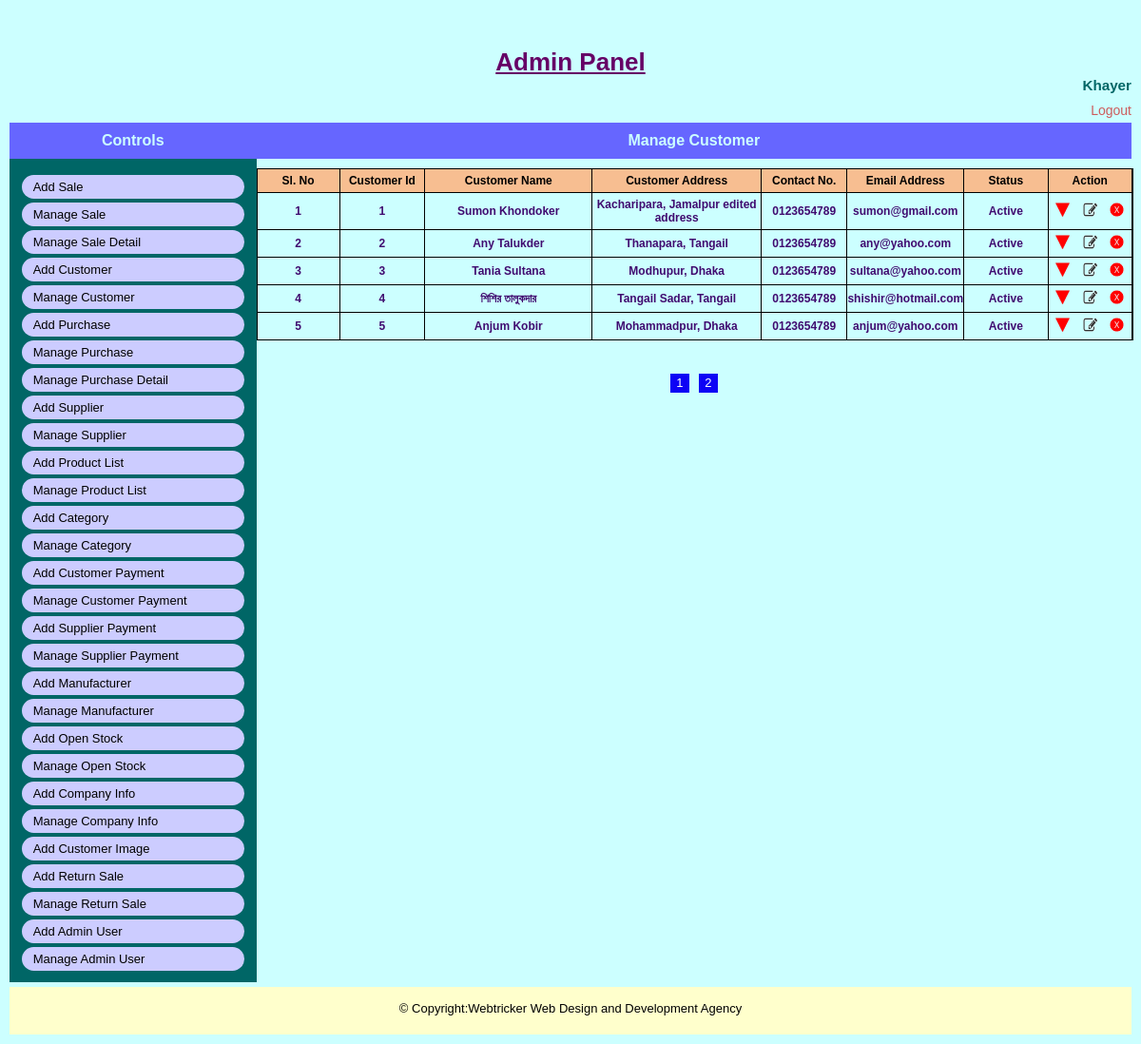
The app's page /admin/manage_customer.php (signed in) with its own data.
### tables this page shows
CREATE TABLE `tbl_customer_info` (
  `customer_id` int(4) NOT NULL,
  `first_name` varchar(50) NOT NULL,
  `last_name` varchar(50) NOT NULL,
  `address` text NOT NULL,
  `contact_no` varchar(11) NOT NULL,
  `email_address` varchar(100) NOT NULL,
  `customer_image` varchar(100) NOT NULL,
  `date_of_birth` date NOT NULL,
  `gender` varchar(6) NOT NULL,
  `city` varchar(50) NOT NULL,
  `country` varchar(50) NOT NULL,
  `status` tinyint(1) NOT NULL,
  `deletion_status` tinyint(1) NOT NULL,
  `created_date_time` timestamp NOT NULL DEFAULT current_timestamp() ON UPDATE current_timestamp()
);

### admin/manage_customer.php (called while the page is built, shortened)
<?php
include 'admin_master_page.php';

### classes/database.php (called while the page is built, shortened)
<?php
class Database {
    public function connect() {
        $this->host_name="localhost";
        $this->user_name="u430957945_db_sales_inven";
        $this->password="Inven1254$";
        $this->database_name="u430957945_db_sales_inven";
        $conn= new mysqli($this->host_name,$this->user_name,$this->password,$this->database_name);
        return $conn;
    }
}
?>

### admin/pages/manage_customer_view.php (the view, shortened to what this page needs)
<?php
    $page_one=0;
    $sql="SELECT * FROM tbl_customer_info WHERE deletion_status='0' LIMIT $page_one,5";
    $query_result=  $obj_admin->connect()->query($sql);
?>
<div class="common_wrap">
    <div class="content_title">
        <h4>Manage Customer</h4>
    </div>
    <div class="manage_wrap">
        <div class="row">
            <div class="cell_1 bg_color_1 fontsize_12">Sl. No</div>
            <div class="cell_1 bg_color_1 fontsize_12">Customer Id</div>
            <div class="cell_2 bg_color_1 fontsize_12">Customer Name</div>
            <div class="cell_3 bg_color_1 fontsize_12">Customer Address</div>
            <div class="cell_1 bg_color_1 fontsize_12">Contact No.</div>
            <div class="cell_1 bg_color_1 fontsize_12">Email Address</div>
            <div class="cell_1 bg_color_1 fontsize_12">Status</div>
            <div class="cell_1 bg_color_1 fontsize_12">Action</div>
        </div>
        <?php
            $cnt=1;
            while($row=mysqli_fetch_assoc($query_result))
            {
        ?>
        <div class="row">
            <div class="cell_1 color_1"><?php echo $cnt;?></div>
            <div class="cell_1 color_1"><?php echo $row['customer_id']?></div>
            <div class="cell_2 color_1"><?php echo $row['first_name'].' '.$row['last_name']?></div>
            <div class="cell_3 color_1"><?php echo $row['address']?></div>
            <div class="cell_1 color_1"><?php echo $row['contact_no']?></div>
            <div class="cell_1 color_1"><?php echo $row['email_address']?></div>
            <?php
                if($row['status']==1)
                {
            ?>
            <div class="cell_1 color_1"><?php echo 'Active'; ?>
            </div>
            <?php } else{?>
            <div class="cell_1 color_1"><?php echo 'Inactive'; ?>
            </div>
            <?php } ?>
            <div class="cell_1 color_1 manage_link_btn">
                <?php
                    if($row['status']==0)
                    {
                ?>
                <a class="btn_active" href="?status=active&id=<?php echo $row['customer_id']?>" title="Inactive"></a>
                <?php } else{?>
                <a class="btn_inactive" href="?status=inactive&id=<?php echo $row['customer_id']?>" title="Active"></a>
                <?php } ?>
                <a class="btn_edit" href="edit_customer.php?id=<?php echo $row['customer_id']?>" title="Edit"></a>
                <a class="btn_delete" href="?status=delete&id=<?php echo $row['customer_id']?>" onclick="return check_delete();" title="Delete"></a>
            </div>
        </div>
        <?php $cnt=$cnt+1; }?>
    </div>
</div>
<div id="pagination">
    <ul>
    <?php
        $sql = "SELECT * FROM tbl_customer_info WHERE deletion_status='0'";
        $query_result = $obj_admin->connect()->query($sql);
        $total_row = mysqli_num_rows($query_result);
        $per_page = $total_row / 5;
        $n = ceil($per_page);
        for ($i = 1; $i <= $n; $i++)
        { ?>
            <li><a href="?pages=<?php echo $i; ?>" ><?php echo $i . ' '; ?></a></li>
    <?php } ?>
    </ul>
</div>

### asset/css/style.css (style rules this page uses)
body { background-color:#000;color:#000;margin:0;padding:0;font-family:sans-serif;font-size:13px }
h1,h2,h3,h4,h5,h6 { margin:0;padding:0; }
.header_wrap,.menu,.content_wrap,.footer_wrap,.user_info,.admin_content,.common_title,.common_wrap, .view_content,.page_content,.image_wrap,.slide_wrap,.slide_inner,.slide,.sidebar_box_wrap,.sidebar_box, .gallery,.gallery_image_outer,.gallery_image_outer a,.gallery_detail,.common_description,.home_link, .sidebar_box ul,.notice_detail,.front_form_wrap,.front_form_wrap .input_wrap,.event_entry_detail, .student_detail_wrap,.result_detail,.front_content_wrap,.class_routine_details,.routine_display { float:left;position:relative;width:100%; -webkit-box-sizing:border-box; -moz-box-sizing:border-box; box-sizing:border-box }
.admin_page h4 { text-align:center;color:#ccffff;padding:10px 0;margin:0 0 10px 0;font-size:16px; background-color:#6666ff }
.manage_wrap { display:table;position:relative;width:100%;border:1px solid #000;border-bottom:none }
.row { display:table-row;position:relative;width:100%;font-weight:700; -webkit-box-sizing:border-box;-moz-box-sizing:border-box;box-sizing:border-box }
.cell_1,.cell_2,.cell_3,.cell_4,.cell_5,.purchse_cell_1,.purchse_cell_2,.cell_25 { display:table-cell;width:20%;border-right:1px solid #000; color:#000;text-align:center;border-bottom:1px solid #000; padding:5px 0;font-size:12px; -webkit-box-sizing:border-box; -moz-box-sizing:border-box; box-sizing:border-box;vertical-align:middle }
.bg_color_1 { background:#f7be91 }
.color_1 { color:#400b70 }
.cell_1 { width:10% }
.fontsize_12 { font-size:12px }
.manage_link_btn a { display:inline-block;width:15px;height:15px;margin:0 5px;padding:0; text-decoration:none;color:#0e03f5 }
.manage_link_btn a.btn_inactive { background:url(../images/btn_status_inactive_bg.png) no-repeat 0 0; background-size:100% 100% }
.manage_link_btn a.btn_delete { background:url(../images/btn_delete_bg.png) no-repeat 0 0; background-size:100% 100% }
.manage_link_btn a.btn_edit { background:url(../images/btn_edit_bg.png) no-repeat 0 0; background-size:100% 100% }
#pagination { position:relative;float:left;width:100%;height:30px;margin-top: 30px;text-align:center;z-index:3 }
#pagination ul { display:inline-block;margin:5px 0 0;padding:0;list-style:none }
#pagination ul li { float:left;margin:0; }
#pagination ul li a { float: left;text-decoration: none;width:20px;height:20px;background-color: #0e03f5;color: white;line-height: 20px; margin: 0 5px;-webkit-transition:all .5s;-moz-transition:all .5s;transition:all .5s; }

### records on screen
tbl_customer_info: customer_id "1", first_name "Sumon", last_name "Khondoker", address "Kacharipara, Jamalpur edited address", contact_no "0123654789", email_address "sumon@gmail.com", status "Active"
tbl_customer_info: customer_id "2", first_name "Any", last_name "Talukder", address "Thanapara, Tangail", contact_no "0123654789", email_address "any@yahoo.com", status "Active"
tbl_customer_info: customer_id "3", first_name "Tania", last_name "Sultana", address "Modhupur, Dhaka", contact_no "0123654789", email_address "sultana@yahoo.com", status "Active"
tbl_customer_info: customer_id "4", first_name "শিশির", last_name "তালুকদার", address "Tangail Sadar, Tangail", contact_no "0123654789", email_address "shishir@hotmail.com", status "Active"
tbl_customer_info: customer_id "5", first_name "Anjum", last_name "Kobir", address "Mohammadpur, Dhaka", contact_no "0123654789", email_address "anjum@yahoo.com", status "Active"

### other values on screen
$_SESSION['admin_name'] "Khayer"
